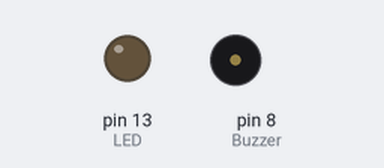
A sketch run on a simulated Arduino Uno, built with avr-gcc and run on an emulated ATmega328P. On the bench: output pins drawn as LEDs (lit = HIGH), buzzer (waves = sounding).

Above: at 2.0 s.
At 2.8 s:
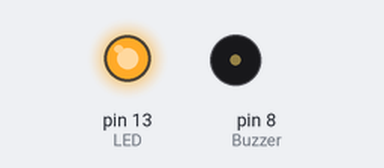
At 4.0 s:
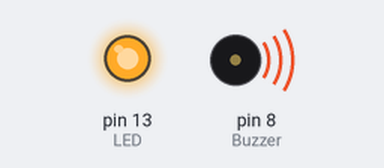
At 6.6 s:
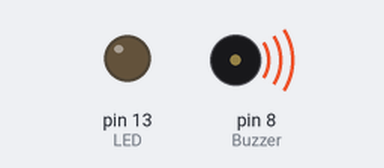
Timing chart, 0 to 12.9 s (numbered marks = the images above):
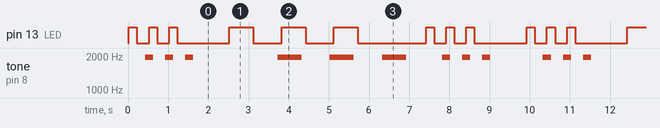

The sketch:

baliza.ino
```cpp
#include <VirtualWire.h>
#include <SoftwareSerial.h>
int Buzzer = 8; // The buzzer simulates the car's horn
int LED = 13; // The LED simulates the car's lamp
int note = 1950;  // Set the time the buzzer's note
const int BTRX = 10;
const int BTTX = 11;
SoftwareSerial SerialBT(BTRX, BTTX);
void setup()
{
  pinMode(LED, OUTPUT); // Set up the LED pin to be an output
   pinMode(Buzzer, OUTPUT); // Set up the buzzer pin to be an output
   SerialBT.begin(9600);
   SerialBT.println("Bluetooth cod");
}

void flash(int duration)
{
digitalWrite(LED, HIGH);
delay(duration);
digitalWrite(LED, LOW);
delay(duration);

}
void loop()
{
   SerialBT.println("S O S");

  for (int i=0; i<3; i++)
  {
    flash(200);
    tone(Buzzer, note, 200);
    delay(100);

  }
  delay(1000);

  for (int i=0; i<3; i++)
  {
    flash(600);
    tone(Buzzer, note, 600);
    delay(100);

  }
  delay(1000);


  for (int i=0; i<3; i++)
  { flash(200);
    tone(Buzzer, note, 200);
    delay(100);

  }
  delay(1000);


}
```

Measured:
- by itself, pin 13 (LED): repeats every 9.9 s: 2 × (LOW 0.30 s, HIGH 0.20 s), LOW 1.3 s, 2 × (HIGH 0.60 s, LOW 0.70 s), HIGH 0.60 s, LOW 1.7 s, 2 × (HIGH 0.20 s, LOW 0.30 s), HIGH 0.20 s, LOW 1.3 s, HIGH 0.20 s
- by itself, tone on pin 8 (Buzzer): repeats every 9.9 s: 2 × (silent 0.30 s, 1950 Hz 0.20 s), silent 2.1 s, 2 × (1950 Hz 0.60 s, silent 0.70 s), 1950 Hz 0.60 s, silent 0.90 s, 2 × (1950 Hz 0.20 s, silent 0.30 s), 1950 Hz 0.20 s, silent 1.3 s, 1950 Hz 0.20 s
